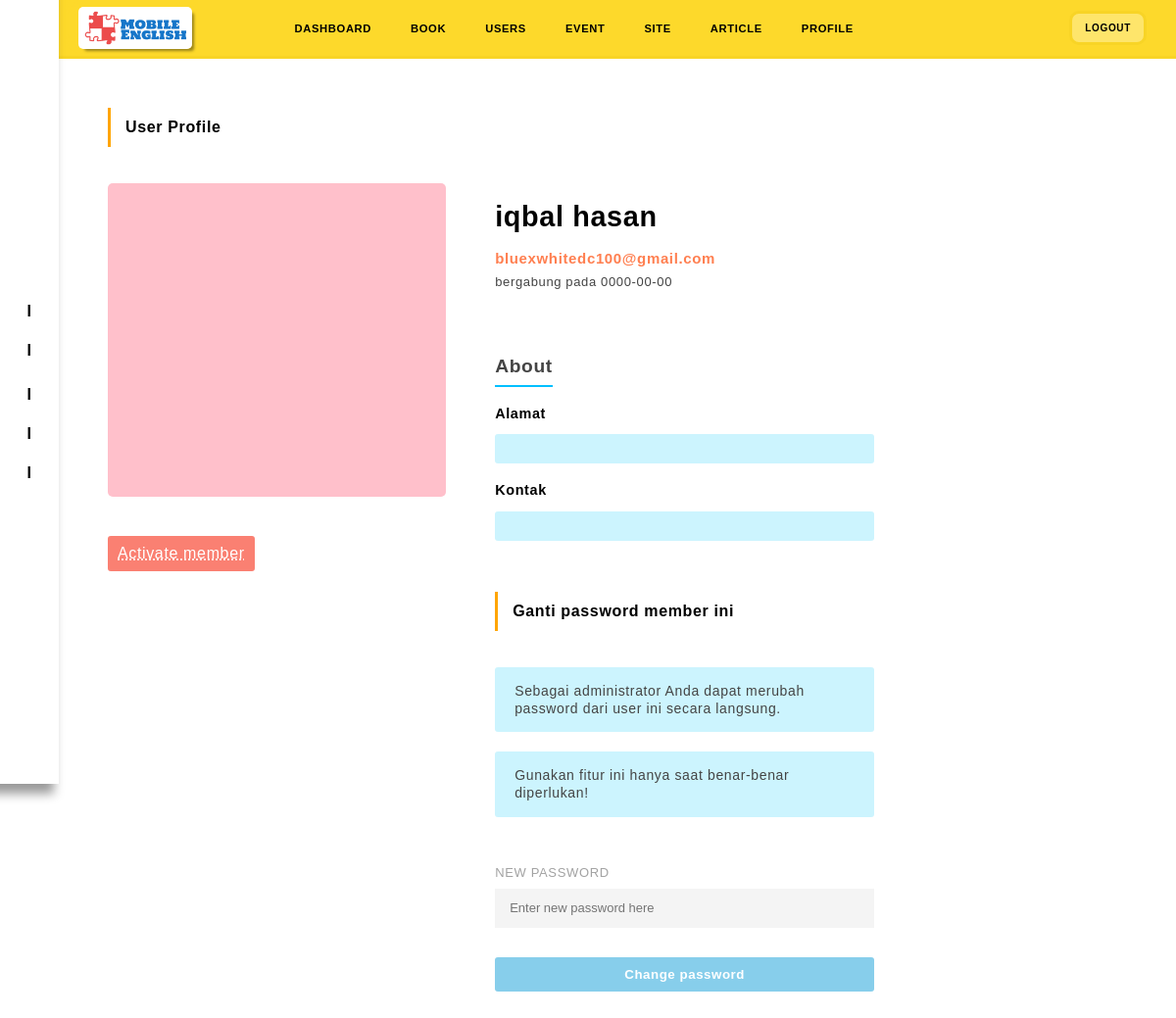
The page /office/users_detail.php?uid=28 on the database its author committed.
### tables this page shows
CREATE TABLE `users` (
  `user_id` int(11) NOT NULL,
  `ssid` varchar(250) NOT NULL,
  `foto` varchar(250) NOT NULL,
  `firstname` varchar(250) NOT NULL,
  `lastname` varchar(250) NOT NULL,
  `email` varchar(40) NOT NULL,
  `alamat` text NOT NULL,
  `kontak` varchar(250) DEFAULT NULL,
  `password` varchar(128) NOT NULL,
  `second_password` varchar(200) NOT NULL,
  `is_activated` tinyint(1) NOT NULL,
  `activation_code` varchar(16) DEFAULT NULL,
  `fpassword_key` varchar(250) NOT NULL,
  `trial` varchar(11) NOT NULL,
  `is_active` int(1) NOT NULL,
  `join_on` date NOT NULL
);

### office/controller/auth.php (called while the page is built, shortened)
<?php
class Auth {
	function executeNotRow($sql){
		require "config/database.php";
		$execute = $db->query($sql);
		return $execute;
	}
}
?>

### office/users_detail.php (the view, shortened to what this page needs)
<?php
require 'controller/auth.php';
$auth = new Auth();
$user = $_SESSION["user_detail"];
$sql = "SELECT * FROM users WHERE user_id = $user";
$data = $auth->executeNotRow($sql);
$user_data = $data->fetch_assoc();
?>
<!DOCTYPE html>
<html>
<?php include 'head.php'; ?>
<body>
<div class="container">
	<?php include 'sidebar.php'; ?>
	<div class="main-wrapper">
		<?php include 'header.php'; ?>
		<div class="user-detail">
			<h4>User Profile</h4>
			<div class="flex-item">
				<div class="img-thumbnail">
				</div>
				<?php if ($user_data["is_active"] == 0): ?>
				<div class="delete-record">
					<abbr title="Activate this user">
						<a href="users_detail.php?member_activate_uid=<?php echo $user_data["user_id"]; ?>" class="delete" data-confirm="Anda yakin ingin mengaktifkan user ini kembali?">
						Activate member
						</a>
					</abbr>
				</div>
				<?php endif ?>
			</div>
			<div class="flex-item">
				<div class="name">
					<?php echo $user_data["firstname"] . " " . $user_data["lastname"] ?>
				</div>
				<div class="email"><?php echo $user_data["email"];?></div>
				<div class="join">
					bergabung pada <?php echo $user_data["join_on"]; ?>
				</div>
				<h4 class="h-about">About</h4>
				<div class="info">
					<div>Alamat</div>
					<p><?php echo $user_data["alamat"]; ?></p>
				</div>
				<div class="info">
					<div>Kontak</div>
					<p><?php echo $user_data["kontak"]; ?></p>
				</div>
				<br><br>
				<form action="" method="post">
					<h4>
						Ganti password member ini
					</h4>
					<p>
						Sebagai administrator Anda dapat merubah password dari user ini secara langsung.
					</p>
					<p>
						Gunakan fitur ini hanya saat benar-benar diperlukan!
					</p>
					<div class="form-group">
						<label>New password</label>
						<input type="password" name="new_password" placeholder="Enter new password here" required>
					</div>
					<div class="form-group">
						<input type="submit" name="user_new_password" value="Change password">
					</div>
				</form>
			</div>
		</div>
	</div>
</div>
</body>
</html>

### office/assets/css/desktop-style.css (style rules this page uses)
* { box-shadow: var(--box-x, 0) var(--box-y, 0) var(--box-blur) var(--box-scale, 0) var(--box-color, transparent); }
body { font-family: 'Helvetica'; background-color: white; }
.container { background-color: #F4F4F2; }
a { text-decoration: none; color: inherit; }
input { border: none; }
.form-group { margin-bottom: 30px; display: flex; flex-direction: column; }
label { text-transform: uppercase; font-size: 13px; color: #a2a2a2; margin-bottom: 10px; }
input[type="text"], input[type="email"], input[type="password"], input[type="file"] { background-color: #f4f4f4; padding: 7px 10px; border-radius: 3px; }
input[type="submit"] { background-color: skyblue; border-radius: 3px; color: white; padding: 10px; font-weight: bold; letter-spacing: .04em; transition: .2s ease-in-out; }
form h1, h3, div, label, input { width: 100%; }
.form-item input[type="text"], input[type="password"] { height: 40px; font-size: 13px; margin-top: 0; padding: 10px 15px; border-radius: 0; background-color: white; }
.main-wrapper { width: 100%; height: 100vh; position: relative; padding-left: 60px; background-image: linear-gradient( 8deg, rgba(0,0,0,0) 50%, #FDD92B 50%); }
abbr { opacity: 1; }
form p { margin-bottom: 20px; }
input[type="password"] { background-color: #f4f4f4; }
.user-detail { background-color: white; padding: 50px; display: flex; flex-wrap: wrap; }
.user-detail h4 { width: 100%; border-left: 3px solid orange; padding: 12px 15px; font-weight: bold; margin-bottom: 37px; }
.user-detail h4:first-letter { text-transform: uppercase; }
.user-detail .flex-item:nth-child(2) { width: 38%; padding-right: 50px; }
.user-detail .flex-item .delete-record { width: initial; background-color: salmon; padding: 10px 10px; color: white; border-radius: 3px; display: inline-block; }
.user-detail .flex-item:nth-child(3) { width: 62%; padding: 20px 0; }
.user-detail .img-thumbnail { width: 100%; height: 320px; border-radius: 5px; overflow: hidden; background-color: pink; margin-bottom: 40px; }
.user-detail .name { font-size: 1.8rem; font-weight: bold; margin-bottom: 20px; }
.user-detail .join { color: #444; font-size: 13px; margin-left: 0px; }
.user-detail .email { color: coral; font-weight: bold; font-size: 15px; margin-bottom: 10px; margin-left: 0px; }
.user-detail .h-about { width: initial; font-weight: bold; text-align: center; color: #444; font-size: 1.2rem; padding: 10px 0; border: none; border-bottom: 2px solid deepskyblue; display: inline-block; margin: 60px 0 20px 0; }
.user-detail .h-about:first-letter { text-transform: initial; }
.user-detail .info { margin-bottom: 20px; }
.user-detail .info div { font-weight: bold; font-size: .9rem; margin-bottom: 14px; }
.user-detail .flex-item p { background-color: rgba(0,200,250,.2); width: 60%; padding: 15px 20px; border-radius: 3px; line-height: 1.3; font-size: 14px; }
.user-detail form p { color: #444; }
.user-detail form .form-group { width: 60%; }

### rows shown on the page
users: firstname "iqbal", lastname "hasan", email "bluexwhitedc100@gmail.com", join_on "0000-00-00"
